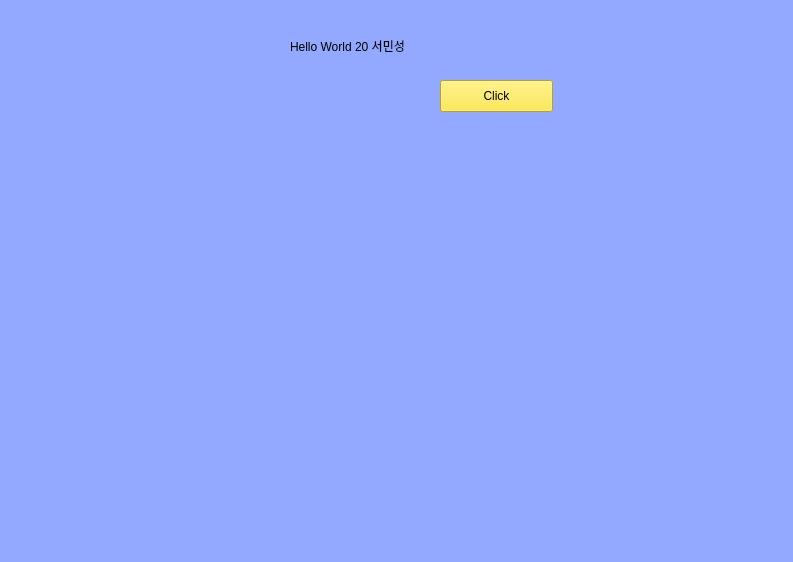
<?xml version="1.0" encoding="UTF-8"?>
<ui version="4.0">
 <class>MainWindow</class>
 <widget class="QMainWindow" name="MainWindow">
  <property name="geometry">
   <rect>
    <x>0</x>
    <y>0</y>
    <width>793</width>
    <height>562</height>
   </rect>
  </property>
  <property name="font">
   <font>
    <pointsize>24</pointsize>
   </font>
  </property>
  <property name="windowTitle">
   <string>MainWindow</string>
  </property>
  <property name="styleSheet">
   <string notr="true">background-color: rgb(146, 169, 255)</string>
  </property>
  <widget class="QWidget" name="centralwidget">
   <widget class="QLabel" name="label">
    <property name="geometry">
     <rect>
      <x>290</x>
      <y>20</y>
      <width>141</width>
      <height>51</height>
     </rect>
    </property>
    <property name="text">
     <string>Hello World 20 서민성</string>
    </property>
   </widget>
   <widget class="QPushButton" name="pushButton">
    <property name="geometry">
     <rect>
      <x>440</x>
      <y>80</y>
      <width>113</width>
      <height>32</height>
     </rect>
    </property>
    <property name="styleSheet">
     <string notr="true">background-color:rgb(255, 231, 38);</string>
    </property>
    <property name="text">
     <string>Click</string>
    </property>
   </widget>
  </widget>
  <widget class="QMenuBar" name="menubar">
   <property name="geometry">
    <rect>
     <x>0</x>
     <y>0</y>
     <width>793</width>
     <height>24</height>
    </rect>
   </property>
  </widget>
  <widget class="QStatusBar" name="statusbar"/>
 </widget>
 <resources/>
 <connections/>
</ui>
